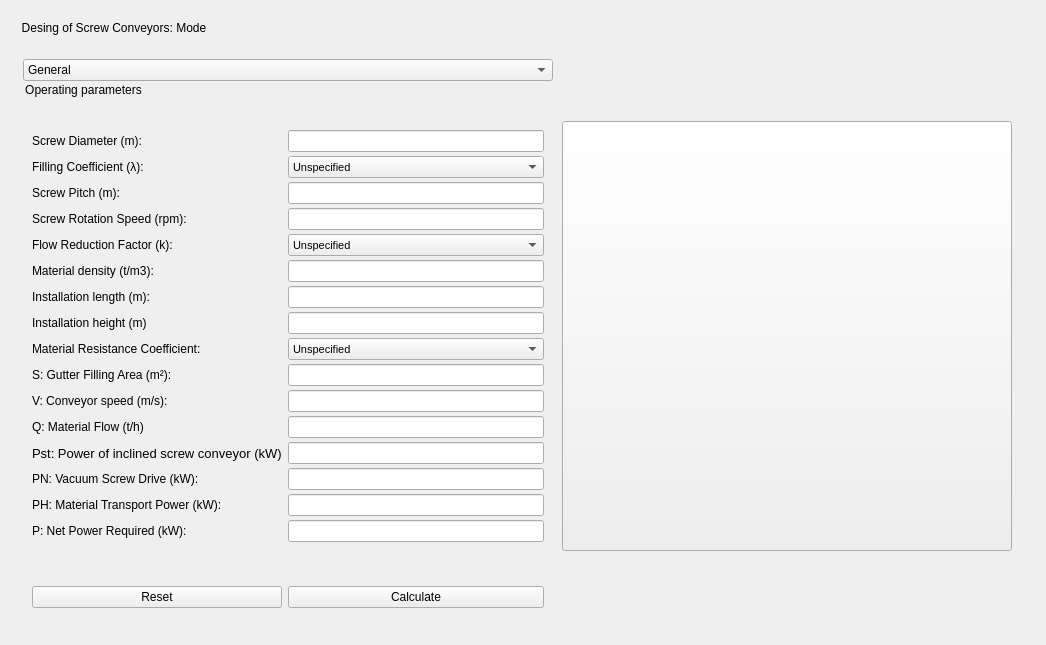
                     <widget class="QWidget" name="tornillo">
                      <property name="styleSheet">
                       <string notr="true"/>
                      </property>
                      <layout class="QVBoxLayout" name="verticalLayout">
                       <property name="spacing">
                        <number>10</number>
                       </property>
                       <property name="leftMargin">
                        <number>10</number>
                       </property>
                       <property name="topMargin">
                        <number>10</number>
                       </property>
                       <property name="rightMargin">
                        <number>10</number>
                       </property>
                       <property name="bottomMargin">
                        <number>10</number>
                       </property>
                       <item>
                        <widget class="QWidget" name="widget" native="true">
                         <layout class="QHBoxLayout" name="horizontalLayout_17">
                          <item>
                           <widget class="QGroupBox" name="groupBox_3">
                            <property name="styleSheet">
                             <string notr="true">QGroupBox {
    border: 2px;
	font: 600 12pt &quot;Bookman Old Style&quot;;
    margin-top: 10px; /* Ajusta el margen superior según tus necesidades */
    padding-top: 30px; /* Ajusta el espaciado superior según tus necesidades */
}

</string>
                            </property>
                            <property name="title">
                             <string>Desing of Screw Conveyors: Mode</string>
                            </property>
                            <property name="alignment">
                             <set>Qt::AlignLeading|Qt::AlignLeft|Qt::AlignVCenter</set>
                            </property>
                            <layout class="QGridLayout" name="gridLayout_10">
                             <property name="leftMargin">
                              <number>4</number>
                             </property>
                             <property name="topMargin">
                              <number>0</number>
                             </property>
                             <property name="rightMargin">
                              <number>6</number>
                             </property>
                             <property name="bottomMargin">
                              <number>0</number>
                             </property>
                             <property name="spacing">
                              <number>0</number>
                             </property>
                             <item row="1" column="0">
                              <widget class="QGroupBox" name="groupBox">
                               <property name="sizePolicy">
                                <sizepolicy hsizetype="Expanding" vsizetype="Preferred">
                                 <horstretch>0</horstretch>
                                 <verstretch>0</verstretch>
                                </sizepolicy>
                               </property>
                               <property name="styleSheet">
                                <string notr="true">QGroupBox {
    border: 1px solid rgba(128, 128, 128, 0.5); /* Ajusta la opacidad según tus necesidades */
    margin-top: 10px; /* Ajusta el margen superior según tus necesidades */
    padding-top: 20px; /* Ajusta el espaciado superior según tus necesidades */
	
	font: 600 12pt &quot;Bookman Old Style&quot;;
}

QLineEdit:focus{
    border: 1px solid rgb(189, 147, 249);
}
QGroupBox{border: 2px}

QGroupBox {
    	
    border: 10px;
	/*font: 350 20pt &quot;Yu Gothic UI Semilight&quot;;*/
 
}</string>
                               </property>
                               <property name="title">
                                <string>Operating parameters</string>
                               </property>
                               <property name="alignment">
                                <set>Qt::AlignLeading|Qt::AlignLeft|Qt::AlignVCenter</set>
                               </property>
                               <layout class="QGridLayout" name="gridLayout_5">
                                <property name="bottomMargin">
                                 <number>0</number>
                                </property>
                                <property name="verticalSpacing">
                                 <number>4</number>
                                </property>
                                <item row="4" column="0">
                                 <widget class="QLabel" name="label_19">
                                  <property name="text">
                                   <string>Flow Reduction Factor (k): </string>
                                  </property>
                                 </widget>
                                </item>
                                <item row="6" column="0">
                                 <widget class="QLabel" name="label_29">
                                  <property name="text">
                                   <string>Installation length (m): </string>
                                  </property>
                                 </widget>
                                </item>
                                <item row="8" column="0">
                                 <widget class="QLabel" name="label_27">
                                  <property name="text">
                                   <string>Material Resistance Coefficient: </string>
                                  </property>
                                 </widget>
                                </item>
                                <item row="6" column="1">
                                 <widget class="QLineEdit" name="lineEdit_L_tornillo">
                                  <property name="styleSheet">
                                   <string notr="true"/>
                                  </property>
                                 </widget>
                                </item>
                                <item row="2" column="1">
                                 <widget class="QLineEdit" name="lineEdit_t_tornillo">
                                  <property name="styleSheet">
                                   <string notr="true"/>
                                  </property>
                                 </widget>
                                </item>
                                <item row="0" column="0">
                                 <widget class="QLabel" name="label_6">
                                  <property name="text">
                                   <string>Screw Diameter (m): </string>
                                  </property>
                                 </widget>
                                </item>
                                <item row="1" column="1">
                                 <widget class="QComboBox" name="comboBox_lambda_tornillo">
                                  <property name="cursor">
                                   <cursorShape>PointingHandCursor</cursorShape>
                                  </property>
                                  <property name="styleSheet">
                                   <string notr="true">QComboBox {
    font-size: 11px; /* Cambia el tamaño de la fuente en el QComboBox */
}
QComboBox QAbstractItemView {
	background: transparent;
    background-color: #FFFFFF; /* Cambia el color de fondo de las opciones
	 desplegadas a blanco */
	color: #000000; /* Cambia el color del texto a negro */
}</string>
                                  </property>
                                  <item>
                                   <property name="text">
                                    <string>Unspecified</string>
                                   </property>
                                  </item>
                                  <item>
                                   <property name="text">
                                    <string>Heavy and abrasive ( λ=0.125)</string>
                                   </property>
                                  </item>
                                  <item>
                                   <property name="text">
                                    <string>Heavy and not very abrasive  (λ=0.25)</string>
                                   </property>
                                  </item>
                                  <item>
                                   <property name="text">
                                    <string>Not very abrasive (λ=0.32)</string>
                                   </property>
                                  </item>
                                  <item>
                                   <property name="text">
                                    <string>Light, non-abrasive (λ=0.4)</string>
                                   </property>
                                  </item>
                                 </widget>
                                </item>
                                <item row="4" column="1">
                                 <widget class="QComboBox" name="comboBox_k_tornillo">
                                  <property name="cursor">
                                   <cursorShape>PointingHandCursor</cursorShape>
                                  </property>
                                  <property name="styleSheet">
                                   <string notr="true">QComboBox {
    font-size: 11px; /* Cambia el tamaño de la fuente en el QComboBox */
}
QComboBox QAbstractItemView {
	background: transparent;
    background-color: #FFFFFF; /* Cambia el color de fondo de las opciones
	 desplegadas a blanco */
	color: #000000; /* Cambia el color del texto a negro */
}</string>
                                  </property>
                                  <item>
                                   <property name="text">
                                    <string>Unspecified</string>
                                   </property>
                                  </item>
                                  <item>
                                   <property name="text">
                                    <string>Gutter inclination of 0°</string>
                                   </property>
                                  </item>
                                  <item>
                                   <property name="text">
                                    <string>Gutter inclination of 5°</string>
                                   </property>
                                  </item>
                                  <item>
                                   <property name="text">
                                    <string>Gutter inclination of 10°</string>
                                   </property>
                                  </item>
                                  <item>
                                   <property name="text">
                                    <string>Gutter inclination of 15°</string>
                                   </property>
                                  </item>
                                  <item>
                                   <property name="text">
                                    <string>Gutter inclination of 20°</string>
                                   </property>
                                  </item>
                                 </widget>
                                </item>
                                <item row="9" column="0">
                                 <widget class="QLabel" name="label_2">
                                  <property name="styleSheet">
                                   <string notr="true"/>
                                  </property>
                                  <property name="text">
                                   <string>S: Gutter Filling Area (m²): </string>
                                  </property>
                                 </widget>
                                </item>
                                <item row="11" column="0">
                                 <widget class="QLabel" name="label_17">
                                  <property name="text">
                                   <string>Q: Material Flow (t/h)</string>
                                  </property>
                                 </widget>
                                </item>
                                <item row="15" column="1">
                                 <widget class="QLineEdit" name="lineEdit_P_tornillo">
                                  <property name="styleSheet">
                                   <string notr="true"/>
                                  </property>
                                 </widget>
                                </item>
                                <item row="2" column="0">
                                 <widget class="QLabel" name="label_7">
                                  <property name="text">
                                   <string>Screw Pitch (m): </string>
                                  </property>
                                 </widget>
                                </item>
                                <item row="14" column="0">
                                 <widget class="QLabel" name="label_28">
                                  <property name="text">
                                   <string>PH: Material Transport Power (kW):</string>
                                  </property>
                                 </widget>
                                </item>
                                <item row="10" column="1">
                                 <widget class="QLineEdit" name="lineEdit_v_tornillo">
                                  <property name="styleSheet">
                                   <string notr="true"/>
                                  </property>
                                 </widget>
                                </item>
                                <item row="11" column="1">
                                 <widget class="QLineEdit" name="lineEdit_Q_tornillo">
                                  <property name="styleSheet">
                                   <string notr="true"/>
                                  </property>
                                 </widget>
                                </item>
                                <item row="13" column="0">
                                 <widget class="QLabel" name="label_26">
                                  <property name="text">
                                   <string>PN: Vacuum Screw Drive (kW): </string>
                                  </property>
                                 </widget>
                                </item>
                                <item row="13" column="1">
                                 <widget class="QLineEdit" name="lineEdit_PN_tornillo">
                                  <property name="styleSheet">
                                   <string notr="true"/>
                                  </property>
                                 </widget>
                                </item>
                                <item row="9" column="1">
                                 <widget class="QLineEdit" name="lineEdit_s_tornillo">
                                  <property name="maximumSize">
                                   <size>
                                    <width>16777215</width>
                                    <height>16777215</height>
                                   </size>
                                  </property>
                                  <property name="styleSheet">
                                   <string notr="true"/>
                                  </property>
                                 </widget>
                                </item>
                                <item row="17" column="0">
                                 <widget class="QPushButton" name="reset_button_tornillo">
                                  <property name="cursor">
                                   <cursorShape>PointingHandCursor</cursorShape>
                                  </property>
                                  <property name="styleSheet">
                                   <string notr="true">
QPushButton:hover {
    font-size: 15px;
	
	background-color: rgb(255, 44, 44);

}

QPushButton:pressed{
	padding-left:5px;
	padding-top:5px;
	
	background-color: qlineargradient(spread:pad, x1:0, y1:0, x2:1, y2:0, stop:0 rgba(53, 21, 21, 255), stop:0.55 rgba(235, 93, 44, 255), stop:0.98 rgba(146, 91, 9, 255), stop:1 rgba(0, 0, 0, 0));
}
</string>
                                  </property>
                                  <property name="text">
                                   <string>Reset</string>
                                  </property>
                                 </widget>
                                </item>
                                <item row="10" column="0">
                                 <widget class="QLabel" name="label_10">
                                  <property name="text">
                                   <string>V: Conveyor speed (m/s): </string>
                                  </property>
                                 </widget>
                                </item>
                                <item row="18" column="0">
                                 <widget class="QLabel" name="label_25">
                                  <property name="text">
                                   <string/>
                                  </property>
                                 </widget>
                                </item>
                                <item row="7" column="1">
                                 <widget class="QLineEdit" name="lineEdit_H_tornillo">
                                  <property name="styleSheet">
                                   <string notr="true"/>
                                  </property>
                                 </widget>
                                </item>
                                <item row="1" column="0">
                                 <widget class="QLabel" name="label_9">
                                  <property name="text">
                                   <string>Filling Coefficient (λ): </string>
                                  </property>
                                  <property name="alignment">
                                   <set>Qt::AlignLeading|Qt::AlignLeft|Qt::AlignVCenter</set>
                                  </property>
                                 </widget>
                                </item>
                                <item row="3" column="1">
                                 <widget class="QLineEdit" name="lineEdit_n_tornillo">
                                  <property name="styleSheet">
                                   <string notr="true"/>
                                  </property>
                                 </widget>
                                </item>
                                <item row="3" column="0">
                                 <widget class="QLabel" name="label_8">
                                  <property name="text">
                                   <string>Screw Rotation Speed (rpm): </string>
                                  </property>
                                 </widget>
                                </item>
                                <item row="12" column="1">
                                 <widget class="QLineEdit" name="lineEdit_pst_tornillo">
                                  <property name="styleSheet">
                                   <string notr="true"/>
                                  </property>
                                 </widget>
                                </item>
                                <item row="15" column="0">
                                 <widget class="QLabel" name="label_15">
                                  <property name="text">
                                   <string>P: Net Power Required (kW): </string>
                                  </property>
                                 </widget>
                                </item>
                                <item row="17" column="1">
                                 <widget class="QPushButton" name="pushButton">
                                  <property name="cursor">
                                   <cursorShape>PointingHandCursor</cursorShape>
                                  </property>
                                  <property name="styleSheet">
                                   <string notr="true">

QPushButton:hover {
    font-size: 15px;
	
	color: rgb(0, 0, 0);
	background-color: rgb(0, 255, 69);

}

QPushButton:pressed{
	padding-left:5px;
	padding-top:5px;
	
	background-color: qlineargradient(spread:pad, x1:0, y1:0, x2:1, y2:0, stop:0 rgba(211, 255, 102, 255), stop:0.55 rgba(139, 235, 44, 255), stop:0.98 rgba(9, 146, 76, 149), stop:1 rgba(0, 0, 0, 0));
}</string>
                                  </property>
                                  <property name="text">
                                   <string>Calculate</string>
                                  </property>
                                 </widget>
                                </item>
                                <item row="12" column="0">
                                 <widget class="QLabel" name="label_20">
                                  <property name="font">
                                   <font>
                                    <family>Segoe UI</family>
                                    <pointsize>10</pointsize>
                                    <italic>false</italic>
                                    <bold>false</bold>
                                   </font>
                                  </property>
                                  <property name="text">
                                   <string>Pst: Power of inclined screw conveyor (kW)</string>
                                  </property>
                                 </widget>
                                </item>
                                <item row="5" column="0">
                                 <widget class="QLabel" name="label_18">
                                  <property name="text">
                                   <string>Material density (t/m3): </string>
                                  </property>
                                 </widget>
                                </item>
                                <item row="7" column="0">
                                 <widget class="QLabel" name="label_3">
                                  <property name="text">
                                   <string>Installation height (m)</string>
                                  </property>
                                 </widget>
                                </item>
                                <item row="0" column="1">
                                 <widget class="QLineEdit" name="lineEdit_D_tornillo">
                                  <property name="styleSheet">
                                   <string notr="true"/>
                                  </property>
                                 </widget>
                                </item>
                                <item row="5" column="1">
                                 <widget class="QLineEdit" name="lineEdit_y_tornillo">
                                  <property name="styleSheet">
                                   <string notr="true"/>
                                  </property>
                                 </widget>
                                </item>
                                <item row="8" column="1">
                                 <widget class="QComboBox" name="comboBox_Co_tornillo">
                                  <property name="sizePolicy">
                                   <sizepolicy hsizetype="Preferred" vsizetype="Fixed">
                                    <horstretch>28</horstretch>
                                    <verstretch>21</verstretch>
                                   </sizepolicy>
                                  </property>
                                  <property name="cursor">
                                   <cursorShape>PointingHandCursor</cursorShape>
                                  </property>
                                  <property name="styleSheet">
                                   <string notr="true">QComboBox {
    font-size: 11px; /* Cambia el tamaño de la fuente en el QComboBox */
}
QComboBox QAbstractItemView {
	background: transparent;
    background-color: #FFFFFF; /* Cambia el color de fondo de las opciones
	 desplegadas a blanco */
	color: #000000; /* Cambia el color del texto a negro */
}</string>
                                  </property>
                                  <item>
                                   <property name="text">
                                    <string>Unspecified</string>
                                   </property>
                                  </item>
                                  <item>
                                   <property name="text">
                                    <string>flours, sawdust, granular products</string>
                                   </property>
                                  </item>
                                  <item>
                                   <property name="text">
                                    <string>Peat, soda ash, coal dust</string>
                                   </property>
                                  </item>
                                  <item>
                                   <property name="text">
                                    <string>Anthracite, coal, rock salt</string>
                                   </property>
                                  </item>
                                  <item>
                                   <property name="text">
                                    <string>Gypsum, dry clay, fine soil, cement, lime, sand</string>
                                   </property>
                                  </item>
                                 </widget>
                                </item>
                                <item row="14" column="1">
                                 <widget class="QLineEdit" name="lineEdit_PH_tornillo">
                                  <property name="styleSheet">
                                   <string notr="true"/>
                                  </property>
                                 </widget>
                                </item>
                                <item row="16" column="1">
                                 <spacer name="verticalSpacer_4">
                                  <property name="orientation">
                                   <enum>Qt::Vertical</enum>
                                  </property>
                                  <property name="sizeHint" stdset="0">
                                   <size>
                                    <width>20</width>
                                    <height>40</height>
                                   </size>
                                  </property>
                                 </spacer>
                                </item>
                               </layout>
                              </widget>
                             </item>
                             <item row="1" column="1">
                              <widget class="QGroupBox" name="groupBox_10">
                               <property name="sizePolicy">
                                <sizepolicy hsizetype="MinimumExpanding" vsizetype="Preferred">
                                 <horstretch>0</horstretch>
                                 <verstretch>0</verstretch>
                                </sizepolicy>
                               </property>
                               <property name="styleSheet">
                                <string notr="true">
QLineEdit:focus{
    border: 1px solid rgb(189, 147, 249);
}
QGroupBox {
    	font: 700 20pt &quot;Georgia&quot;;
    border: 10px;
	margin: 10px;

	/*font: 350 20pt &quot;Yu Gothic UI Semilight&quot;;*/
 
}

QGroupBox{border: 2px}</string>
                               </property>
                               <property name="title">
                                <string/>
                               </property>
                               <layout class="QGridLayout" name="gridLayout_4">
                                <property name="topMargin">
                                 <number>0</number>
                                </property>
                                <property name="verticalSpacing">
                                 <number>20</number>
                                </property>
                                <item row="13" column="1">
                                 <spacer name="verticalSpacer_3">
                                  <property name="orientation">
                                   <enum>Qt::Vertical</enum>
                                  </property>
                                  <property name="sizeHint" stdset="0">
                                   <size>
                                    <width>20</width>
                                    <height>40</height>
                                   </size>
                                  </property>
                                 </spacer>
                                </item>
                                <item row="6" column="1">
                                 <widget class="QPushButton" name="pushButton_8">
                                  <property name="sizePolicy">
                                   <sizepolicy hsizetype="Fixed" vsizetype="Fixed">
                                    <horstretch>0</horstretch>
                                    <verstretch>0</verstretch>
                                   </sizepolicy>
                                  </property>
                                  <property name="minimumSize">
                                   <size>
                                    <width>450</width>
                                    <height>430</height>
                                   </size>
                                  </property>
                                  <property name="styleSheet">
                                   <string notr="true">QPushButton {
    background-image: url(:/images/images/icons/tornillo-grande-removebg-preview.png);
    background-repeat: no-repeat;
background-position: center 60px ; /* Puedes ajustar la posición */
}</string>
                                  </property>
                                  <property name="text">
                                   <string/>
                                  </property>
                                 </widget>
                                </item>
                               </layout>
                              </widget>
                             </item>
                             <item row="0" column="0">
                              <widget class="QComboBox" name="modos_tornillo">
                               <property name="styleSheet">
                                <string notr="true">QComboBox QAbstractItemView {
	background: transparent;
    background-color: #FFFFFF; /* Cambia el color de fondo de las opciones
	 desplegadas a blanco */
	color: #000000; /* Cambia el color del texto a negro */
}</string>
                               </property>
                               <item>
                                <property name="text">
                                 <string>General</string>
                                </property>
                               </item>
                               <item>
                                <property name="text">
                                 <string>S: Gutter Filling Area (m²): </string>
                                </property>
                               </item>
                               <item>
                                <property name="text">
                                 <string>Screw Rotation Speed (rpm): </string>
                                </property>
                               </item>
                               <item>
                                <property name="text">
                                 <string>Q: Material Flow (t/h)</string>
                                </property>
                               </item>
                               <item>
                                <property name="text">
                                 <string>Pst: Power of inclined screw conveyor (kW)</string>
                                </property>
                               </item>
                               <item>
                                <property name="text">
                                 <string>PN: Vacuum Screw Drive (kW): </string>
                                </property>
                               </item>
                               <item>
                                <property name="text">
                                 <string>PH: Material Transport Power (kW):</string>
                                </property>
                               </item>
                               <item>
                                <property name="text">
                                 <string>P: Net Power Required (kW): </string>
                                </property>
                               </item>
                              </widget>
                             </item>
                            </layout>
                           </widget>
                          </item>
                         </layout>
                        </widget>
                       </item>
                      </layout>
                     </widget>
